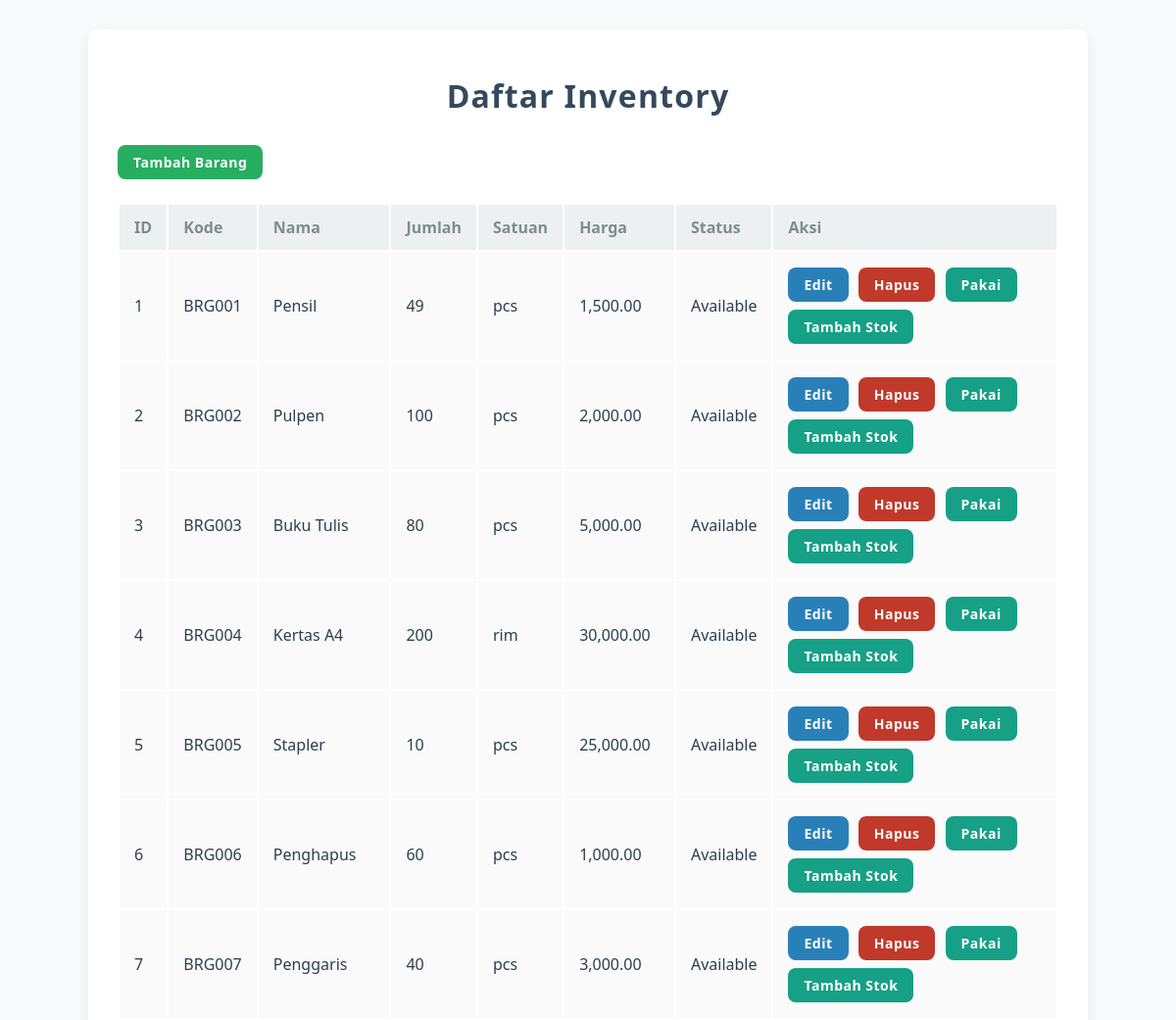
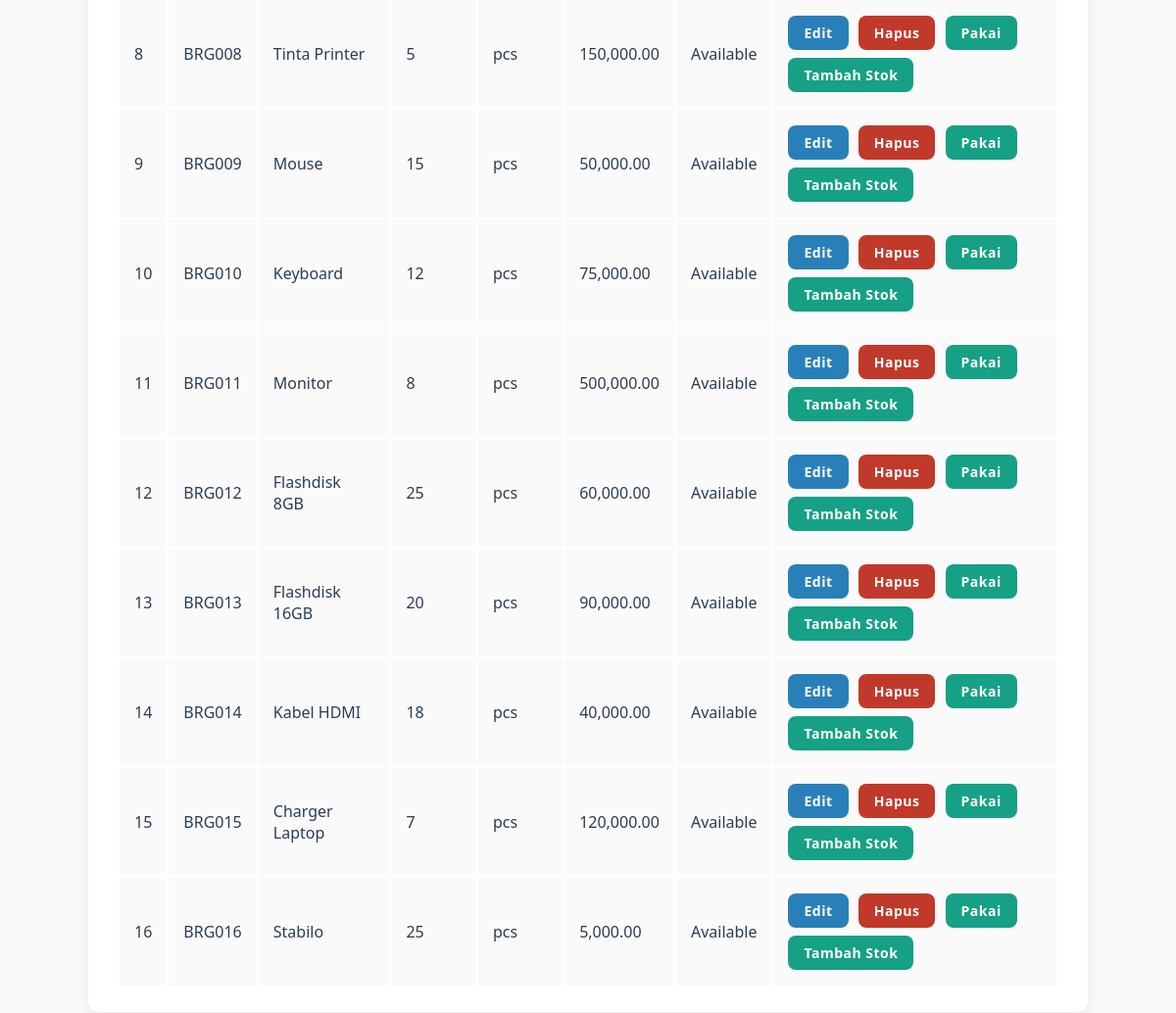
Before: / with the older database file (2 pictures, top to bottom).
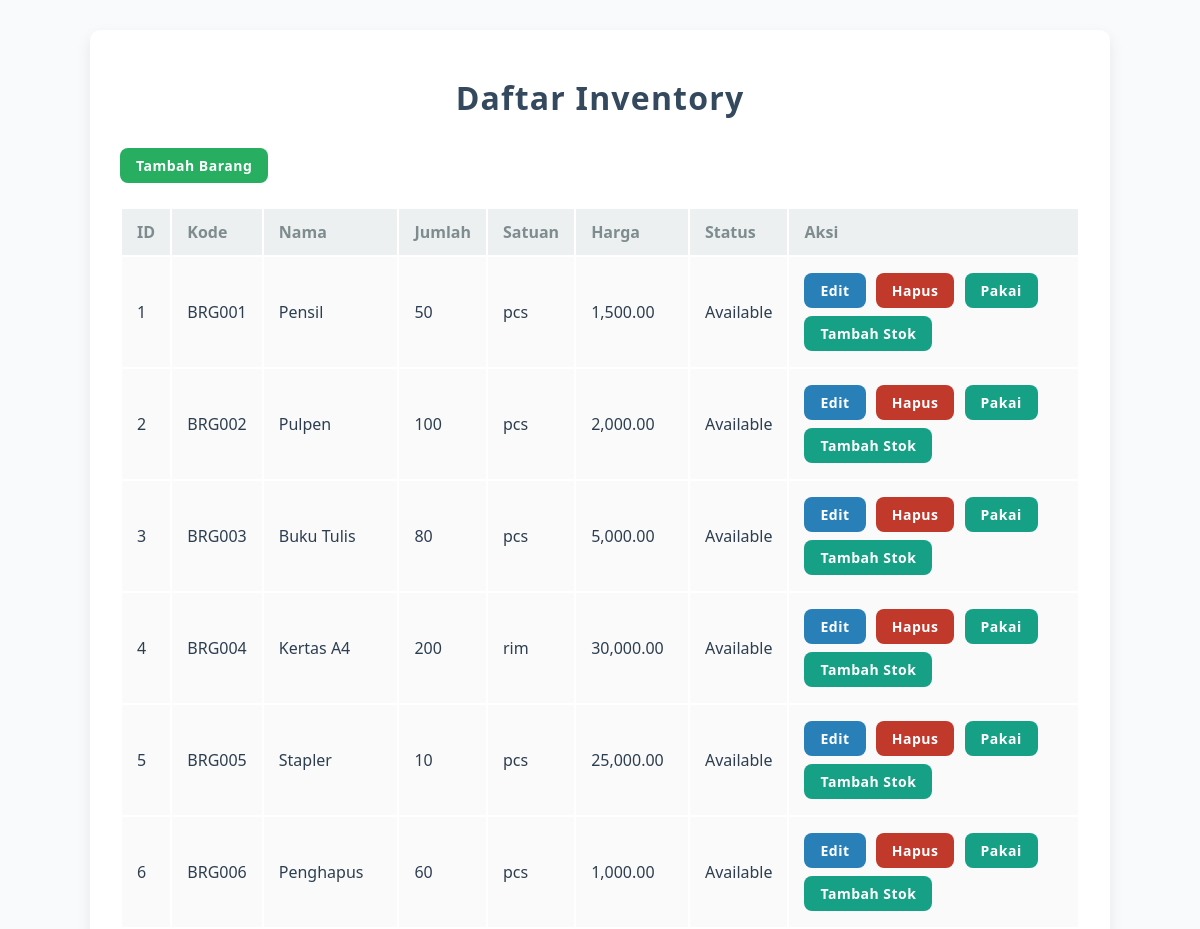
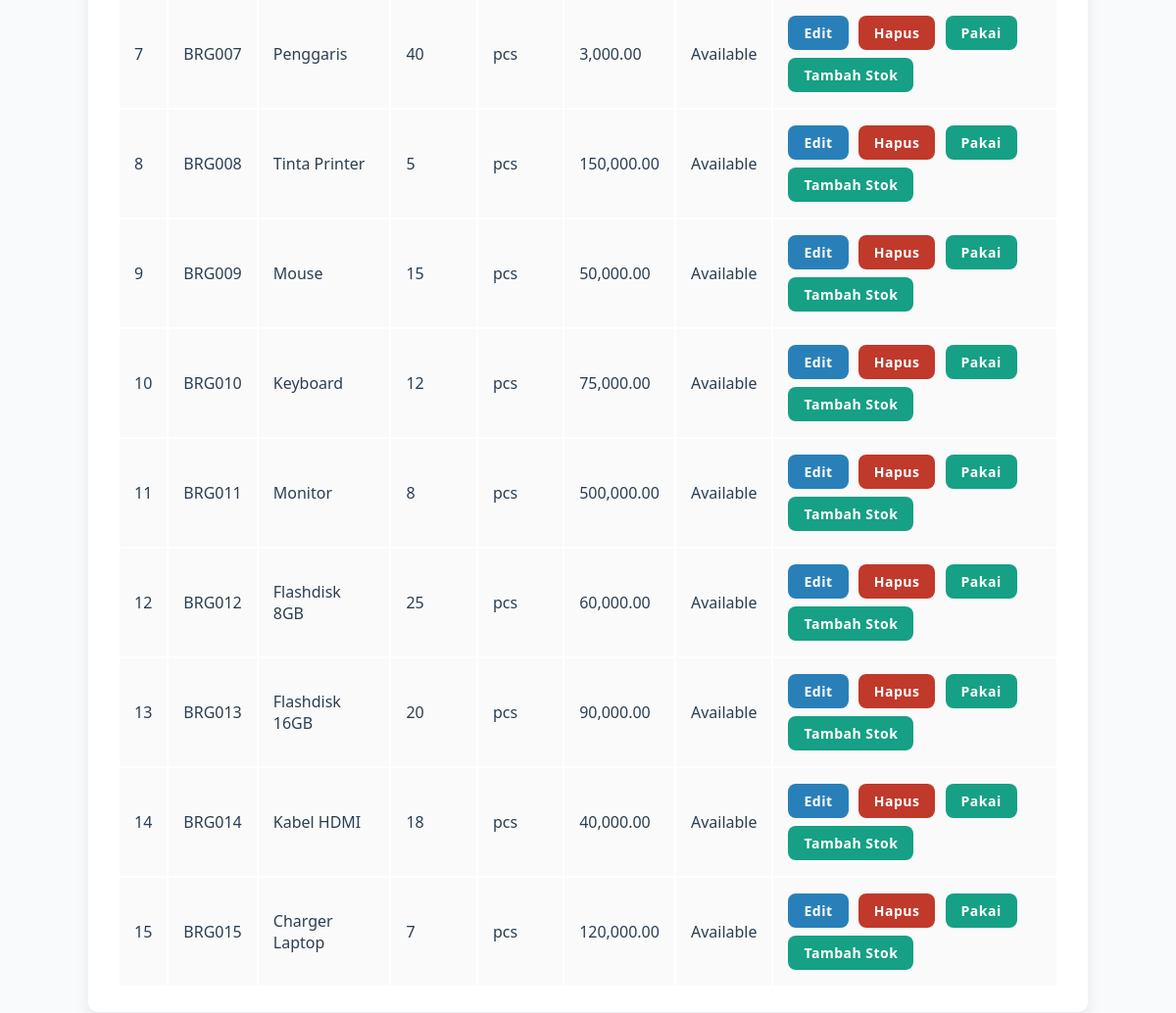
After: the same page with the newer database file (2 pictures, top to bottom).
### tables this page shows
CREATE TABLE tb_inventory (
    id_barang INTEGER PRIMARY KEY AUTOINCREMENT,
    kode_barang VARCHAR(20) UNIQUE,
    nama_barang VARCHAR(50),
    jumlah_barang INTEGER,
    satuan_barang VARCHAR(20),
    harga_beli DOUBLE(20,2),
    status_barang BOOLEAN
);

### index.php (the view, shortened to what this page needs)
<?php
require 'inc/config.php';
$rows = $pdo->query('SELECT * FROM tb_inventory')->fetchAll(PDO::FETCH_ASSOC);
?>
<!DOCTYPE html>
<html lang="en">
<head>
  <link rel="stylesheet" href="assets/css/style.css">
</head>
<body>
  <div class="container">
    <h1>Daftar Inventory</h1>
    <a href="add.php" class="btn btn-add">Tambah Barang</a>
    <table>
      <tr>
        <th>ID</th>
        <th>Kode</th>
        <th>Nama</th>
        <th>Jumlah</th>
        <th>Satuan</th>
        <th>Harga</th>
        <th>Status</th>
        <th>Aksi</th>
      </tr>
      <?php foreach ($rows as $r): ?>
        <tr>
          <td><?= $r['id_barang'] ?></td>
          <td><?= htmlspecialchars($r['kode_barang']) ?></td>
          <td><?= htmlspecialchars($r['nama_barang']) ?></td>
          <td><?= $r['jumlah_barang'] ?></td>
          <td><?= htmlspecialchars($r['satuan_barang']) ?></td>
          <td><?= number_format($r['harga_beli'], 2) ?></td>
          <td><?= $r['status_barang'] ? 'Available' : 'Not-Available' ?></td>
          <td>
            <a href="edit.php?id=<?= $r['id_barang'] ?>" class="btn btn-edit">Edit</a>
            <a href="delete.php?id=<?= $r['id_barang'] ?>" class="btn btn-delete">Hapus</a>
            <a href="use_item.php?id=<?= $r['id_barang'] ?>" class="btn btn-use">Pakai</a>
            <a href="restock.php?id=<?= $r['id_barang'] ?>" class="btn btn-restock">Tambah Stok</a>
          </td>
        </tr>
      <?php endforeach; ?>
    </table>
  </div>
</body>
</html>

### assets/css/style.css (style rules this page uses)
body { font-family: 'Segoe UI', Tahoma, Geneva, Verdana, sans-serif; background: #f9fafb; margin: 0; padding: 0; color: #2c3e50; }
.container { width: 90%; max-width: 960px; margin: 30px auto; background: #fff; padding: 25px 30px; border-radius: 10px; box-shadow: 0 6px 15px rgba(0,0,0,0.08); }
h1 { text-align: center; font-weight: 700; color: #34495e; margin-bottom: 25px; letter-spacing: 1.2px; }
table { width: 100%; margin-top: 20px; }
table th, table td { padding: 12px 15px; text-align: left; vertical-align: middle; }
table th { background-color: #ecf0f1; color: #7f8c8d; font-weight: 600; border: none; }
table td { background-color: #fafafa; border: none; transition: background-color 0.3s ease; }
.btn { display: inline-block; padding: 8px 16px; margin: 4px 6px 4px 0; border: none; border-radius: 8px; cursor: pointer; font-size: 14px; font-weight: 600; letter-spacing: 0.5px; text-decoration: none; transition: background-color 0.3s ease, box-shadow 0.2s ease; box-shadow: none; user-select: none; }
.btn-add { background: #27ae60; color: #fff; }
.btn-edit { background: #2980b9; color: #fff; }
.btn-delete { background: #c0392b; color: #fff; }
.btn-use, .btn-restock { background: #16a085; color: #fff; }

Changed rows visible on the page:
removed tb_inventory: id_barang "16", kode_barang "BRG016", nama_barang "Stabilo", jumlah_barang "25", satuan_barang "pcs", harga_beli "5,000.00", status_barang "Available"
changed tb_inventory "BRG001": jumlah_barang "49" → "50"
